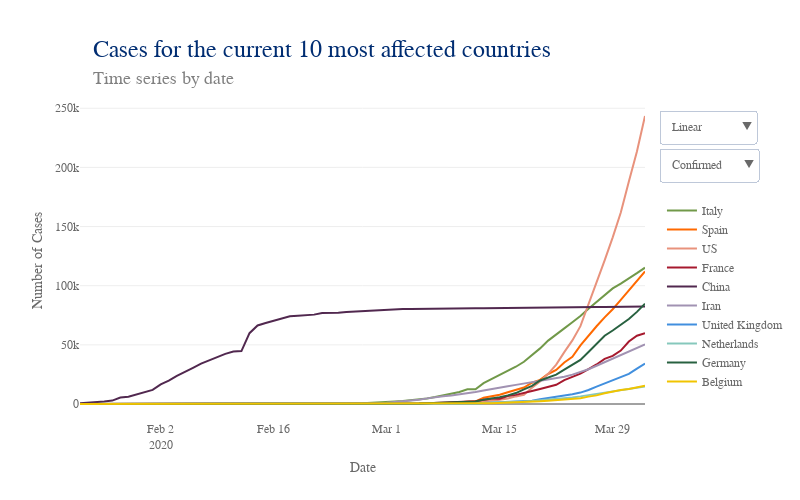

The notebook cell this image was saved under:
### Markdown cell above
## <span style="color:orange">Timelines</span>
<hr style="border: 1px solid #D3D3D3" >

### Code cell
# Plot timeline confirmed top ten countries

# Plot

data = []
for i, c in enumerate(top10_country):
    data.append(go.Scatter(x = df_merged[df_merged['Country/Region'] == c].dt,
                           y = df_merged[df_merged['Country/Region'] == c].confirmed,
                           name = c,
                           marker = dict(color = top10_col[i]),
                           hoverinfo = 'text+y',
                           hovertext = c,
                           hoverlabel = dict(bordercolor = top10_col[i], 
                                 bgcolor = 'white', 
                                 font = dict(color = top10_col[i])),
                          ))
    data.append(go.Scatter(x = df_merged[df_merged['Country/Region'] == c].dt,
                           y = df_merged[df_merged['Country/Region'] == c].deaths,
                           name = c,
                           marker = dict(color = top10_col[i]),
                           hoverinfo = 'text+y',
                           hovertext = c,
                           hoverlabel = dict(bordercolor = top10_col[i], 
                                 bgcolor = 'white', 
                                 font = dict(color = top10_col[i])),
                           showlegend = False,
                           visible = False
                          ))

conf_visible = [True, False, True, False, True, False, True, False, True, False, 
                True, False, True, False, True, False, True, False, True, False] 
death_visible = [False, True, False, True, False, True, False, True, False, True, 
                 False, True, False, True, False, True, False, True, False, True]

lay = go.Layout(width = 800, 
                height = 500, 
                #bargap = 0.2,
                xaxis = dict(title='Date',
                             nticks = 10,
                             rangemode = 'nonnegative',
                             zeroline = False,
                             showgrid = False,
                            ),
                yaxis = dict(title='Number of Cases',
                             type = 'linear',
                            ),
                hovermode = 'closest',
                font = dict(size = label_size,
                            family = label_font,
                            color = label_col,
                           ),
                legend = dict(x = 1.03, 
                              y = 0.7),
                annotations=[dict(x = 0.02,
                                  y = 1.2,
                                  showarrow = False,
                                  text = 'Cases for the current 10 most affected countries',
                                  xref = 'paper',
                                  yref = 'paper',
                                  font=dict(
                                      family = title_font,
                                      size = title_size,
                                      color = title_col,),
                                 ),
                             dict(x = 0.02,
                                  y = 1.1,
                                  showarrow = False,
                                  text = 'Time series by date',
                                  xref = 'paper',
                                  yref = 'paper',
                                  font=dict(
                                      family = subtitle_font,
                                      size = subtitle_size,
                                      color = subtitle_col,),
                                 ),
                            ],
                updatemenus=[dict(buttons=list([dict(args = ["yaxis.type", 'linear'],
                                                     label = 'Linear',
                                                     method = 'relayout'
                                                    ),
                                                dict(
                                                    args = ["yaxis.type", 'log'],
                                                    label = 'Logarithmic',
                                                    method = 'relayout'
                                                )
                                               ]),
                                  direction = "down",
                                  pad = {"r": 10, "t": 10},
                                  showactive = True,
                                  x = 1.025,
                                  xanchor = 'left',
                                  y = 1.00,
                                  yanchor = 'top'
                                 ),
                             dict(buttons=list([dict(args = [{'visible': conf_visible, 'showlegend' : True }],
                                                     label = 'Confirmed   ',
                                                     method = 'restyle'
                                                    ),
                                                dict(args = [{'visible': death_visible, 'showlegend' : True }],
                                                     label = 'Deaths',
                                                     method = 'restyle'
                                                    ),
                                               ]),
                                  direction = "down",
                                  pad = {"r": 10, "t": 10},
                                  showactive = True,
                                  x = 1.025,
                                  xanchor = 'left',
                                  y = 0.88,
                                  yanchor = 'top'
                                 ),
                            ]
               )


fig = dict(data=data, layout=lay)
plotly.offline.iplot(fig)

### Figure 1 — Plotly figure (JSON) as saved in the notebook; plotly's stock layout.template omitted (floating-point values rounded to 4 significant figures)
{"data": [{"hoverinfo": "text+y", "hoverlabel": {"bgcolor": "white", "bordercolor": "#719949", "font": {"color": "#719949"}}, "hovertext": "Italy", "marker": {"color": "#719949"}, "name": "Italy", "type": "scatter", "uid": "442fb6ba-75be-11ea-b5ab-8c8590b56c5d", "x": ["2020-01-23", "2020-01-24", "2020-01-25", "2020-01-26", "2020-01-27", "2020-01-28", "2020-01-29", "2020-01-30", "2020-01-31", "2020-02-01", "2020-02-02", "2020-02-03", "2020-02-04", "2020-02-05", "2020-02-06", "2020-02-07", "2020-02-08", "2020-02-09", "2020-02-10", "2020-02-11", "2020-02-12", "2020-02-13", "2020-02-14", "2020-02-15", "2020-02-16", "2020-02-17", "2020-02-18", "2020-02-19", "2020-02-20", "2020-02-21", "2020-02-22", "2020-02-23", "2020-02-24", "2020-02-25", "2020-02-26", "2020-02-27", "2020-02-28", "2020-02-29", "2020-03-01", "2020-03-02", "2020-03-03", "2020-03-04", "2020-03-05", "2020-03-06", "2020-03-07", "2020-03-08", "2020-03-09", "2020-03-10", "2020-03-11", "2020-03-12", "2020-03-13", "2020-03-14", "2020-03-15", "2020-03-16", "2020-03-17", "2020-03-18", "2020-03-19", "2020-03-20", "2020-03-21", "2020-03-22", "2020-03-23", "2020-03-24", "2020-03-25", "2020-03-26", "2020-03-27", "2020-03-28", "2020-03-29", "2020-03-30", "2020-03-31", "2020-04-01", "2020-04-02"], "y": [0, 0, 0, 0, 0, 0, 0, 0, 2, 2, 2, 2, 2, 2, 2, 3, 3, 3, 3, 3, 3, 3, 3, 3, 3, 3, 3, 3, 3, 20, 62, 155, 229, 322, 453, 655, 888, 1128, 1694, 2036, 2502, 3089, 3858, 4636, 5883, 7375, 9172, 10149, 12462, 12462, 17660, 21157, 24747, 27980, 31506, 35713, 41035, 47021, 53578, 59138, 63927, 69176, 74386, 80589, 86498, 92472, 97689, 101739, 105792, 110574, 115242]}, {"hoverinfo": "text+y", "hoverlabel": {"bgcolor": "white", "bordercolor": "#719949", "font": {"color": "#719949"}}, "hovertext": "Italy", "marker": {"color": "#719949"}, "name": "Italy", "showlegend": false, "type": "scatter", "uid": "442fb94c-75be-11ea-bfb6-8c8590b56c5d", "visible": false, "x": ["2020-01-23", "2020-01-24", "2020-01-25", "2020-01-26", "2020-01-27", "2020-01-28", "2020-01-29", "2020-01-30", "2020-01-31", "2020-02-01", "2020-02-02", "2020-02-03", "2020-02-04", "2020-02-05", "2020-02-06", "2020-02-07", "2020-02-08", "2020-02-09", "2020-02-10", "2020-02-11", "2020-02-12", "2020-02-13", "2020-02-14", "2020-02-15", "2020-02-16", "2020-02-17", "2020-02-18", "2020-02-19", "2020-02-20", "2020-02-21", "2020-02-22", "2020-02-23", "2020-02-24", "2020-02-25", "2020-02-26", "2020-02-27", "2020-02-28", "2020-02-29", "2020-03-01", "2020-03-02", "2020-03-03", "2020-03-04", "2020-03-05", "2020-03-06", "2020-03-07", "2020-03-08", "2020-03-09", "2020-03-10", "2020-03-11", "2020-03-12", "2020-03-13", "2020-03-14", "2020-03-15", "2020-03-16", "2020-03-17", "2020-03-18", "2020-03-19", "2020-03-20", "2020-03-21", "2020-03-22", "2020-03-23", "2020-03-24", "2020-03-25", "2020-03-26", "2020-03-27", "2020-03-28", "2020-03-29", "2020-03-30", "2020-03-31", "2020-04-01", "2020-04-02"], "y": [0, 0, 0, 0, 0, 0, 0, 0, 0, 0, 0, 0, 0, 0, 0, 0, 0, 0, 0, 0, 0, 0, 0, 0, 0, 0, 0, 0, 0, 1, 2, 3, 7, 10, 12, 17, 21, 29, 34, 52, 79, 107, 148, 197, 233, 366, 463, 631, 827, 827, 1266, 1441, 1809, 2158, 2503, 2978, 3405, 4032, 4825, 5476, 6077, 6820, 7503, 8215, 9134, 10023, 10779, 11591, 12428, 13155, 13915]}, {"hoverinfo": "text+y", "hoverlabel": {"bgcolor": "white", "bordercolor": "#FF6900", "font": {"color": "#FF6900"}}, "hovertext": "Spain", "marker": {"color": "#FF6900"}, "name": "Spain", "type": "scatter", "uid": "442fba64-75be-11ea-ae43-8c8590b56c5d", "x": ["2020-01-23", "2020-01-24", "2020-01-25", "2020-01-26", "2020-01-27", "2020-01-28", "2020-01-29", "2020-01-30", "2020-01-31", "2020-02-01", "2020-02-02", "2020-02-03", "2020-02-04", "2020-02-05", "2020-02-06", "2020-02-07", "2020-02-08", "2020-02-09", "2020-02-10", "2020-02-11", "2020-02-12", "2020-02-13", "2020-02-14", "2020-02-15", "2020-02-16", "2020-02-17", "2020-02-18", "2020-02-19", "2020-02-20", "2020-02-21", "2020-02-22", "2020-02-23", "2020-02-24", "2020-02-25", "2020-02-26", "2020-02-27", "2020-02-28", "2020-02-29", "2020-03-01", "2020-03-02", "2020-03-03", "2020-03-04", "2020-03-05", "2020-03-06", "2020-03-07", "2020-03-08", "2020-03-09", "2020-03-10", "2020-03-11", "2020-03-12", "2020-03-13", "2020-03-14", "2020-03-15", "2020-03-16", "2020-03-17", "2020-03-18", "2020-03-19", "2020-03-20", "2020-03-21", "2020-03-22", "2020-03-23", "2020-03-24", "2020-03-25", "2020-03-26", "2020-03-27", "2020-03-28", "2020-03-29", "2020-03-30", "2020-03-31", "2020-04-01", "2020-04-02"], "y": [0, 0, 0, 0, 0, 0, 0, 0, 0, 1, 1, 1, 1, 1, 1, 1, 1, 2, 2, 2, 2, 2, 2, 2, 2, 2, 2, 2, 2, 2, 2, 2, 2, 6, 13, 15, 32, 45, 84, 120, 165, 222, 259, 400, 500, 673, 1073, 1695, 2277, 2277, 5232, 6391, 7798, 9942, 11748, 13910, 17963, 20410, 25374, 28768, 35136, 39885, 49515, 57786, 65719, 73235, 80110, 87956, 95923, 104118, 112065]}, {"hoverinfo": "text+y", "hoverlabel": {"bgcolor": "white", "bordercolor": "#FF6900", "font": {"color": "#FF6900"}}, "hovertext": "Spain", "marker": {"color": "#FF6900"}, "name": "Spain", "showlegend": false, "type": "scatter", "uid": "442fbb5e-75be-11ea-8438-8c8590b56c5d", "visible": false, "x": ["2020-01-23", "2020-01-24", "2020-01-25", "2020-01-26", "2020-01-27", "2020-01-28", "2020-01-29", "2020-01-30", "2020-01-31", "2020-02-01", "2020-02-02", "2020-02-03", "2020-02-04", "2020-02-05", "2020-02-06", "2020-02-07", "2020-02-08", "2020-02-09", "2020-02-10", "2020-02-11", "2020-02-12", "2020-02-13", "2020-02-14", "2020-02-15", "2020-02-16", "2020-02-17", "2020-02-18", "2020-02-19", "2020-02-20", "2020-02-21", "2020-02-22", "2020-02-23", "2020-02-24", "2020-02-25", "2020-02-26", "2020-02-27", "2020-02-28", "2020-02-29", "2020-03-01", "2020-03-02", "2020-03-03", "2020-03-04", "2020-03-05", "2020-03-06", "2020-03-07", "2020-03-08", "2020-03-09", "2020-03-10", "2020-03-11", "2020-03-12", "2020-03-13", "2020-03-14", "2020-03-15", "2020-03-16", "2020-03-17", "2020-03-18", "2020-03-19", "2020-03-20", "2020-03-21", "2020-03-22", "2020-03-23", "2020-03-24", "2020-03-25", "2020-03-26", "2020-03-27", "2020-03-28", "2020-03-29", "2020-03-30", "2020-03-31", "2020-04-01", "2020-04-02"], "y": [0, 0, 0, 0, 0, 0, 0, 0, 0, 0, 0, 0, 0, 0, 0, 0, 0, 0, 0, 0, 0, 0, 0, 0, 0, 0, 0, 0, 0, 0, 0, 0, 0, 0, 0, 0, 0, 0, 0, 0, 1, 2, 3, 5, 10, 17, 28, 35, 54, 55, 133, 195, 289, 342, 533, 623, 830, 1043, 1375, 1772, 2311, 2808, 3647, 4365, 5138, 5982, 6803, 7716, 8464, 9387, 10348]}, {"hoverinfo": "text+y", "hoverlabel": {"bgcolor": "white", "bordercolor": "#E8927C", "font": {"color": "#E8927C"}}, "hovertext": "US", "marker": {"color": "#E8927C"}, "name": "US", "type": "scatter", "uid": "442fbc5a-75be-11ea-baa2-8c8590b56c5d", "x": ["2020-01-23", "2020-01-24", "2020-01-25", "2020-01-26", "2020-01-27", "2020-01-28", "2020-01-29", "2020-01-30", "2020-01-31", "2020-02-01", "2020-02-02", "2020-02-03", "2020-02-04", "2020-02-05", "2020-02-06", "2020-02-07", "2020-02-08", "2020-02-09", "2020-02-10", "2020-02-11", "2020-02-12", "2020-02-13", "2020-02-14", "2020-02-15", "2020-02-16", "2020-02-17", "2020-02-18", "2020-02-19", "2020-02-20", "2020-02-21", "2020-02-22", "2020-02-23", "2020-02-24", "2020-02-25", "2020-02-26", "2020-02-27", "2020-02-28", "2020-02-29", "2020-03-01", "2020-03-02", "2020-03-03", "2020-03-04", "2020-03-05", "2020-03-06", "2020-03-07", "2020-03-08", "2020-03-09", "2020-03-10", "2020-03-11", "2020-03-12", "2020-03-13", "2020-03-14", "2020-03-15", "2020-03-16", "2020-03-17", "2020-03-18", "2020-03-19", "2020-03-20", "2020-03-21", "2020-03-22", "2020-03-23", "2020-03-24", "2020-03-25", "2020-03-26", "2020-03-27", "2020-03-28", "2020-03-29", "2020-03-30", "2020-03-31", "2020-04-01", "2020-04-02"], "y": [1, 2, 2, 5, 5, 5, 5, 5, 7, 8, 8, 11, 11, 11, 11, 11, 11, 11, 11, 12, 12, 13, 13, 13, 13, 13, 13, 13, 13, 15, 15, 15, 51, 51, 57, 58, 60, 68, 74, 98, 118, 149, 217, 262, 402, 518, 583, 959, 1281, 1663, 2179, 2727, 3499, 4632, 6421, 7783, 13677, 19100, 25489, 33276, 43847, 53740, 65778, 83836, 101657, 121478, 140886, 161807, 188172, 213372, 243453]}, {"hoverinfo": "text+y", "hoverlabel": {"bgcolor": "white", "bordercolor": "#E8927C", "font": {"color": "#E8927C"}}, "hovertext": "US", "marker": {"color": "#E8927C"}, "name": "US", "showlegend": false, "type": "scatter", "uid": "442fbd40-75be-11ea-953f-8c8590b56c5d", "visible": false, "x": ["2020-01-23", "2020-01-24", "2020-01-25", "2020-01-26", "2020-01-27", "2020-01-28", "2020-01-29", "2020-01-30", "2020-01-31", "2020-02-01", "2020-02-02", "2020-02-03", "2020-02-04", "2020-02-05", "2020-02-06", "2020-02-07", "2020-02-08", "2020-02-09", "2020-02-10", "2020-02-11", "2020-02-12", "2020-02-13", "2020-02-14", "2020-02-15", "2020-02-16", "2020-02-17", "2020-02-18", "2020-02-19", "2020-02-20", "2020-02-21", "2020-02-22", "2020-02-23", "2020-02-24", "2020-02-25", "2020-02-26", "2020-02-27", "2020-02-28", "2020-02-29", "2020-03-01", "2020-03-02", "2020-03-03", "2020-03-04", "2020-03-05", "2020-03-06", "2020-03-07", "2020-03-08", "2020-03-09", "2020-03-10", "2020-03-11", "2020-03-12", "2020-03-13", "2020-03-14", "2020-03-15", "2020-03-16", "2020-03-17", "2020-03-18", "2020-03-19", "2020-03-20", "2020-03-21", "2020-03-22", "2020-03-23", "2020-03-24", "2020-03-25", "2020-03-26", "2020-03-27", "2020-03-28", "2020-03-29", "2020-03-30", "2020-03-31", "2020-04-01", "2020-04-02"], "y": [0, 0, 0, 0, 0, 0, 0, 0, 0, 0, 0, 0, 0, 0, 0, 0, 0, 0, 0, 0, 0, 0, 0, 0, 0, 0, 0, 0, 0, 0, 0, 0, 0, 0, 0, 0, 0, 1, 1, 6, 7, 11, 12, 14, 17, 21, 22, 28, 36, 40, 47, 54, 63, 85, 108, 118, 200, 244, 307, 417, 557, 706, 942, 1209, 1581, 2026, 2467, 2978, 3873, 4757, 5926]}, {"hoverinfo": "text+y", "hoverlabel": {"bgcolor": "white", "bordercolor": "#A6192E", "font": {"color": "#A6192E"}}, "hovertext": "France", "marker": {"color": "#A6192E"}, "name": "France", "type": "scatter", "uid": "442fbe30-75be-11ea-825e-8c8590b56c5d", "x": ["2020-01-23", "2020-01-24", "2020-01-25", "2020-01-26", "2020-01-27", "2020-01-28", "2020-01-29", "2020-01-30", "2020-01-31", "2020-02-01", "2020-02-02", "2020-02-03", "2020-02-04", "2020-02-05", "2020-02-06", "2020-02-07", "2020-02-08", "2020-02-09", "2020-02-10", "2020-02-11", "2020-02-12", "2020-02-13", "2020-02-14", "2020-02-15", "2020-02-16", "2020-02-17", "2020-02-18", "2020-02-19", "2020-02-20", "2020-02-21", "2020-02-22", "2020-02-23", "2020-02-24", "2020-02-25", "2020-02-26", "2020-02-27", "2020-02-28", "2020-02-29", "2020-03-01", "2020-03-02", "2020-03-03", "2020-03-04", "2020-03-05", "2020-03-06", "2020-03-07", "2020-03-08", "2020-03-09", "2020-03-10", "2020-03-11", "2020-03-12", "2020-03-13", "2020-03-14", "2020-03-15", "2020-03-16", "2020-03-17", "2020-03-18", "2020-03-19", "2020-03-20", "2020-03-21", "2020-03-22", "2020-03-23", "2020-03-24", "2020-03-25", "2020-03-26", "2020-03-27", "2020-03-28", "2020-03-29", "2020-03-30", "2020-03-31", "2020-04-01", "2020-04-02"], "y": [0, 2, 3, 3, 3, 4, 5, 5, 5, 6, 6, 6, 6, 6, 6, 6, 11, 11, 11, 11, 11, 11, 11, 12, 12, 12, 12, 12, 12, 12, 12, 12, 12, 14, 18, 38, 57, 100, 130, 191, 204, 288, 380, 656, 959, 1136, 1219, 1794, 2293, 2293, 3681, 4496, 4532, 6683, 7715, 9124, 10970, 12758, 14463, 16243, 20123, 22622, 25600, 29551, 33402, 38105, 40708, 45170, 52827, 57749, 59929]}, {"hoverinfo": "text+y", "hoverlabel": {"bgcolor": "white", "bordercolor": "#A6192E", "font": {"color": "#A6192E"}}, "hovertext": "France", "marker": {"color": "#A6192E"}, "name": "France", "showlegend": false, "type": "scatter", "uid": "442fbf18-75be-11ea-9995-8c8590b56c5d", "visible": false, "x": ["2020-01-23", "2020-01-24", "2020-01-25", "2020-01-26", "2020-01-27", "2020-01-28", "2020-01-29", "2020-01-30", "2020-01-31", "2020-02-01", "2020-02-02", "2020-02-03", "2020-02-04", "2020-02-05", "2020-02-06", "2020-02-07", "2020-02-08", "2020-02-09", "2020-02-10", "2020-02-11", "2020-02-12", "2020-02-13", "2020-02-14", "2020-02-15", "2020-02-16", "2020-02-17", "2020-02-18", "2020-02-19", "2020-02-20", "2020-02-21", "2020-02-22", "2020-02-23", "2020-02-24", "2020-02-25", "2020-02-26", "2020-02-27", "2020-02-28", "2020-02-29", "2020-03-01", "2020-03-02", "2020-03-03", "2020-03-04", "2020-03-05", "2020-03-06", "2020-03-07", "2020-03-08", "2020-03-09", "2020-03-10", "2020-03-11", "2020-03-12", "2020-03-13", "2020-03-14", "2020-03-15", "2020-03-16", "2020-03-17", "2020-03-18", "2020-03-19", "2020-03-20", "2020-03-21", "2020-03-22", "2020-03-23", "2020-03-24", "2020-03-25", "2020-03-26", "2020-03-27", "2020-03-28", "2020-03-29", "2020-03-30", "2020-03-31", "2020-04-01", "2020-04-02"], "y": [0, 0, 0, 0, 0, 0, 0, 0, 0, 0, 0, 0, 0, 0, 0, 0, 0, 0, 0, 0, 0, 0, 0, 1, 1, 1, 1, 1, 1, 1, 1, 1, 1, 1, 2, 2, 2, 2, 2, 3, 4, 4, 6, 9, 11, 19, 19, 33, 48, 48, 79, 91, 91, 149, 149, 149, 244, 451, 563, 676, 862, 1102, 1333, 1698, 1997, 2317, 2611, 3030, 3532, 4043, 5398]}, {"hoverinfo": "text+y", "hoverlabel": {"bgcolor": "white", "bordercolor": "#51284F", "font": {"color": "#51284F"}}, "hovertext": "China", "marker": {"color": "#51284F"}, "name": "China", "type": "scatter", "uid": "442fbffa-75be-11ea-b982-8c8590b56c5d", "x": ["2020-01-23", "2020-01-24", "2020-01-25", "2020-01-26", "2020-01-27", "2020-01-28", "2020-01-29", "2020-01-30", "2020-01-31", "2020-02-01", "2020-02-02", "2020-02-03", "2020-02-04", "2020-02-05", "2020-02-06", "2020-02-07", "2020-02-08", "2020-02-09", "2020-02-10", "2020-02-11", "2020-02-12", "2020-02-13", "2020-02-14", "2020-02-15", "2020-02-16", "2020-02-17", "2020-02-18", "2020-02-19", "2020-02-20", "2020-02-21", "2020-02-22", "2020-02-23", "2020-02-24", "2020-02-25", "2020-02-26", "2020-02-27", "2020-02-28", "2020-02-29", "2020-03-01", "2020-03-02", "2020-03-03", "2020-03-04", "2020-03-05", "2020-03-06", "2020-03-07", "2020-03-08", "2020-03-09", "2020-03-10", "2020-03-11", "2020-03-12", "2020-03-13", "2020-03-14", "2020-03-15", "2020-03-16", "2020-03-17", "2020-03-18", "2020-03-19", "2020-03-20", "2020-03-21", "2020-03-22", "2020-03-23", "2020-03-24", "2020-03-25", "2020-03-26", "2020-03-27", "2020-03-28", "2020-03-29", "2020-03-30", "2020-03-31", "2020-04-01", "2020-04-02"], "y": [643, 920, 1406, 2075, 2877, 5509, 6087, 8141, 9802, 11891, 16630, 19716, 23707, 27440, 30587, 34110, 36814, 39829, 42354, 44386, 44759, 59895, 66358, 68413, 70513, 72434, 74211, 74619, 75077, 75550, 77001, 77022, 77241, 77754, 78166, 78600, 78928, 79356, 79932, 80136, 80261, 80386, 80537, 80690, 80770, 80823, 80860, 80887, 80921, 80932, 80945, 80977, 81003, 81033, 81058, 81102, 81156, 81250, 81305, 81435, 81498, 81591, 81661, 81782, 81897, 81999, 82122, 82198, 82279, 82361, 82432]}, {"hoverinfo": "text+y", "hoverlabel": {"bgcolor": "white", "bordercolor": "#51284F", "font": {"color": "#51284F"}}, "hovertext": "China", "marker": {"color": "#51284F"}, "name": "China", "showlegend": false, "type": "scatter", "uid": "442fc0e4-75be-11ea-b3a0-8c8590b56c5d", "visible": false, "x": ["2020-01-23", "2020-01-24", "2020-01-25", "2020-01-26", "2020-01-27", "2020-01-28", "2020-01-29", "2020-01-30", "2020-01-31", "2020-02-01", "2020-02-02", "2020-02-03", "2020-02-04", "2020-02-05", "2020-02-06", "2020-02-07", "2020-02-08", "2020-02-09", "2020-02-10", "2020-02-11", "2020-02-12", "2020-02-13", "2020-02-14", "2020-02-15", "2020-02-16", "2020-02-17", "2020-02-18", "2020-02-19", "2020-02-20", "2020-02-21", "2020-02-22", "2020-02-23", "2020-02-24", "2020-02-25", "2020-02-26", "2020-02-27", "2020-02-28", "2020-02-29", "2020-03-01", "2020-03-02", "2020-03-03", "2020-03-04", "2020-03-05", "2020-03-06", "2020-03-07", "2020-03-08", "2020-03-09", "2020-03-10", "2020-03-11", "2020-03-12", "2020-03-13", "2020-03-14", "2020-03-15", "2020-03-16", "2020-03-17", "2020-03-18", "2020-03-19", "2020-03-20", "2020-03-21", "2020-03-22", "2020-03-23", "2020-03-24", "2020-03-25", "2020-03-26", "2020-03-27", "2020-03-28", "2020-03-29", "2020-03-30", "2020-03-31", "2020-04-01", "2020-04-02"], "y": [18, 26, 42, 56, 82, 131, 133, 171, 213, 259, 361, 425, 491, 563, 633, 718, 805, 905, 1012, 1112, 1117, 1369, 1521, 1663, 1766, 1864, 2003, 2116, 2238, 2238, 2443, 2445, 2595, 2665, 2717, 2746, 2790, 2837, 2872, 2914, 2947, 2983, 3015, 3044, 3072, 3100, 3123, 3139, 3161, 3172, 3180, 3193, 3203, 3217, 3230, 3241, 3249, 3253, 3259, 3274, 3274, 3281, 3285, 3291, 3296, 3299, 3304, 3308, 3309, 3316, 3322]}, {"hoverinfo": "text+y", "hoverlabel": {"bgcolor": "white", "bordercolor": "#A192B2", "font": {"color": "#A192B2"}}, "hovertext": "Iran", "marker": {"color": "#A192B2"}, "name": "Iran", "type": "scatter", "uid": "442fc1c8-75be-11ea-b905-8c8590b56c5d", "x": ["2020-01-23", "2020-01-24", "2020-01-25", "2020-01-26", "2020-01-27", "2020-01-28", "2020-01-29", "2020-01-30", "2020-01-31", "2020-02-01", "2020-02-02", "2020-02-03", "2020-02-04", "2020-02-05", "2020-02-06", "2020-02-07", "2020-02-08", "2020-02-09", "2020-02-10", "2020-02-11", "2020-02-12", "2020-02-13", "2020-02-14", "2020-02-15", "2020-02-16", "2020-02-17", "2020-02-18", "2020-02-19", "2020-02-20", "2020-02-21", "2020-02-22", "2020-02-23", "2020-02-24", "2020-02-25", "2020-02-26", "2020-02-27", "2020-02-28", "2020-02-29", "2020-03-01", "2020-03-02", "2020-03-03", "2020-03-04", "2020-03-05", "2020-03-06", "2020-03-07", "2020-03-08", "2020-03-09", "2020-03-10", "2020-03-11", "2020-03-12", "2020-03-13", "2020-03-14", "2020-03-15", "2020-03-16", "2020-03-17", "2020-03-18", "2020-03-19", "2020-03-20", "2020-03-21", "2020-03-22", "2020-03-23", "2020-03-24", "2020-03-25", "2020-03-26", "2020-03-27", "2020-03-28", "2020-03-29", "2020-03-30", "2020-03-31", "2020-04-01", "2020-04-02"], "y": [0, 0, 0, 0, 0, 0, 0, 0, 0, 0, 0, 0, 0, 0, 0, 0, 0, 0, 0, 0, 0, 0, 0, 0, 0, 0, 0, 2, 5, 18, 28, 43, 61, 95, 139, 245, 388, 593, 978, 1501, 2336, 2922, 3513, 4747, 5823, 6566, 7161, 8042, 9000, 10075, 11364, 12729, 13938, 14991, 16169, 17361, 18407, 19644, 20610, 21638, 23049, 24811, 27017, 29406, 32332, 35408, 38309, 41495, 44605, 47593, 50468]}, {"hoverinfo": "text+y", "hoverlabel": {"bgcolor": "white", "bordercolor": "#A192B2", "font": {"color": "#A192B2"}}, "hovertext": "Iran", "marker": {"color": "#A192B2"}, "name": "Iran", "showlegend": false, "type": "scatter", "uid": "442fc2ae-75be-11ea-8e04-8c8590b56c5d", "visible": false, "x": ["2020-01-23", "2020-01-24", "2020-01-25", "2020-01-26", "2020-01-27", "2020-01-28", "2020-01-29", "2020-01-30", "2020-01-31", "2020-02-01", "2020-02-02", "2020-02-03", "2020-02-04", "2020-02-05", "2020-02-06", "2020-02-07", "2020-02-08", "2020-02-09", "2020-02-10", "2020-02-11", "2020-02-12", "2020-02-13", "2020-02-14", "2020-02-15", "2020-02-16", "2020-02-17", "2020-02-18", "2020-02-19", "2020-02-20", "2020-02-21", "2020-02-22", "2020-02-23", "2020-02-24", "2020-02-25", "2020-02-26", "2020-02-27", "2020-02-28", "2020-02-29", "2020-03-01", "2020-03-02", "2020-03-03", "2020-03-04", "2020-03-05", "2020-03-06", "2020-03-07", "2020-03-08", "2020-03-09", "2020-03-10", "2020-03-11", "2020-03-12", "2020-03-13", "2020-03-14", "2020-03-15", "2020-03-16", "2020-03-17", "2020-03-18", "2020-03-19", "2020-03-20", "2020-03-21", "2020-03-22", "2020-03-23", "2020-03-24", "2020-03-25", "2020-03-26", "2020-03-27", "2020-03-28", "2020-03-29", "2020-03-30", "2020-03-31", "2020-04-01", "2020-04-02"], "y": [0, 0, 0, 0, 0, 0, 0, 0, 0, 0, 0, 0, 0, 0, 0, 0, 0, 0, 0, 0, 0, 0, 0, 0, 0, 0, 0, 2, 2, 4, 5, 8, 12, 16, 19, 26, 34, 43, 54, 66, 77, 92, 107, 124, 145, 194, 237, 291, 354, 429, 514, 611, 724, 853, 988, 1135, 1284, 1433, 1556, 1685, 1812, 1934, 2077, 2234, 2378, 2517, 2640, 2757, 2898, 3036, 3160]}, {"hoverinfo": "text+y", "hoverlabel": {"bgcolor": "white", "bordercolor": "#418FDE", "font": {"color": "#418FDE"}}, "hovertext": "United Kingdom", "marker": {"color": "#418FDE"}, "name": "United Kingdom", "type": "scatter", "uid": "442fc39c-75be-11ea-adf6-8c8590b56c5d", "x": ["2020-01-23", "2020-01-24", "2020-01-25", "2020-01-26", "2020-01-27", "2020-01-28", "2020-01-29", "2020-01-30", "2020-01-31", "2020-02-01", "2020-02-02", "2020-02-03", "2020-02-04", "2020-02-05", "2020-02-06", "2020-02-07", "2020-02-08", "2020-02-09", "2020-02-10", "2020-02-11", "2020-02-12", "2020-02-13", "2020-02-14", "2020-02-15", "2020-02-16", "2020-02-17", "2020-02-18", "2020-02-19", "2020-02-20", "2020-02-21", "2020-02-22", "2020-02-23", "2020-02-24", "2020-02-25", "2020-02-26", "2020-02-27", "2020-02-28", "2020-02-29", "2020-03-01", "2020-03-02", "2020-03-03", "2020-03-04", "2020-03-05", "2020-03-06", "2020-03-07", "2020-03-08", "2020-03-09", "2020-03-10", "2020-03-11", "2020-03-12", "2020-03-13", "2020-03-14", "2020-03-15", "2020-03-16", "2020-03-17", "2020-03-18", "2020-03-19", "2020-03-20", "2020-03-21", "2020-03-22", "2020-03-23", "2020-03-24", "2020-03-25", "2020-03-26", "2020-03-27", "2020-03-28", "2020-03-29", "2020-03-30", "2020-03-31", "2020-04-01", "2020-04-02"], "y": [0, 0, 0, 0, 0, 0, 0, 0, 2, 2, 2, 2, 2, 2, 2, 3, 3, 3, 8, 8, 9, 9, 9, 9, 9, 9, 9, 9, 9, 9, 9, 9, 13, 13, 13, 15, 20, 23, 36, 40, 51, 86, 116, 164, 207, 274, 322, 384, 459, 459, 802, 1144, 1145, 1551, 1960, 2642, 2716, 4014, 5067, 5745, 6726, 8164, 9640, 11812, 14745, 17312, 19780, 22453, 25481, 29865, 34173]}, {"hoverinfo": "text+y", "hoverlabel": {"bgcolor": "white", "bordercolor": "#418FDE", "font": {"color": "#418FDE"}}, "hovertext": "United Kingdom", "marker": {"color": "#418FDE"}, "name": "United Kingdom", "showlegend": false, "type": "scatter", "uid": "442fc486-75be-11ea-8543-8c8590b56c5d", "visible": false, "x": ["2020-01-23", "2020-01-24", "2020-01-25", "2020-01-26", "2020-01-27", "2020-01-28", "2020-01-29", "2020-01-30", "2020-01-31", "2020-02-01", "2020-02-02", "2020-02-03", "2020-02-04", "2020-02-05", "2020-02-06", "2020-02-07", "2020-02-08", "2020-02-09", "2020-02-10", "2020-02-11", "2020-02-12", "2020-02-13", "2020-02-14", "2020-02-15", "2020-02-16", "2020-02-17", "2020-02-18", "2020-02-19", "2020-02-20", "2020-02-21", "2020-02-22", "2020-02-23", "2020-02-24", "2020-02-25", "2020-02-26", "2020-02-27", "2020-02-28", "2020-02-29", "2020-03-01", "2020-03-02", "2020-03-03", "2020-03-04", "2020-03-05", "2020-03-06", "2020-03-07", "2020-03-08", "2020-03-09", "2020-03-10", "2020-03-11", "2020-03-12", "2020-03-13", "2020-03-14", "2020-03-15", "2020-03-16", "2020-03-17", "2020-03-18", "2020-03-19", "2020-03-20", "2020-03-21", "2020-03-22", "2020-03-23", "2020-03-24", "2020-03-25", "2020-03-26", "2020-03-27", "2020-03-28", "2020-03-29", "2020-03-30", "2020-03-31", "2020-04-01", "2020-04-02"], "y": [0, 0, 0, 0, 0, 0, 0, 0, 0, 0, 0, 0, 0, 0, 0, 0, 0, 0, 0, 0, 0, 0, 0, 0, 0, 0, 0, 0, 0, 0, 0, 0, 0, 0, 0, 0, 0, 0, 0, 0, 0, 0, 1, 2, 2, 3, 4, 6, 8, 8, 8, 21, 21, 56, 56, 72, 138, 178, 234, 282, 336, 423, 466, 580, 761, 1021, 1231, 1411, 1793, 2357, 2926]}, {"hoverinfo": "text+y", "hoverlabel": {"bgcolor": "white", "bordercolor": "#86C8BC", "font": {"color": "#86C8BC"}}, "hovertext": "Netherlands", "marker": {"color": "#86C8BC"}, "name": "Netherlands", "type": "scatter", "uid": "442fc55e-75be-11ea-9722-8c8590b56c5d", "x": ["2020-01-23", "2020-01-24", "2020-01-25", "2020-01-26", "2020-01-27", "2020-01-28", "2020-01-29", "2020-01-30", "2020-01-31", "2020-02-01", "2020-02-02", "2020-02-03", "2020-02-04", "2020-02-05", "2020-02-06", "2020-02-07", "2020-02-08", "2020-02-09", "2020-02-10", "2020-02-11", "2020-02-12", "2020-02-13", "2020-02-14", "2020-02-15", "2020-02-16", "2020-02-17", "2020-02-18", "2020-02-19", "2020-02-20", "2020-02-21", "2020-02-22", "2020-02-23", "2020-02-24", "2020-02-25", "2020-02-26", "2020-02-27", "2020-02-28", "2020-02-29", "2020-03-01", "2020-03-02", "2020-03-03", "2020-03-04", "2020-03-05", "2020-03-06", "2020-03-07", "2020-03-08", "2020-03-09", "2020-03-10", "2020-03-11", "2020-03-12", "2020-03-13", "2020-03-14", "2020-03-15", "2020-03-16", "2020-03-17", "2020-03-18", "2020-03-19", "2020-03-20", "2020-03-21", "2020-03-22", "2020-03-23", "2020-03-24", "2020-03-25", "2020-03-26", "2020-03-27", "2020-03-28", "2020-03-29", "2020-03-30", "2020-03-31", "2020-04-01", "2020-04-02"], "y": [0, 0, 0, 0, 0, 0, 0, 0, 0, 0, 0, 0, 0, 0, 0, 0, 0, 0, 0, 0, 0, 0, 0, 0, 0, 0, 0, 0, 0, 0, 0, 0, 0, 0, 0, 1, 1, 6, 10, 18, 24, 38, 82, 128, 188, 265, 321, 382, 503, 503, 806, 962, 1138, 1416, 1711, 2058, 2467, 3003, 3640, 4217, 4764, 5580, 6438, 7468, 8647, 9819, 10930, 11817, 12667, 13696, 14788]}, {"hoverinfo": "text+y", "hoverlabel": {"bgcolor": "white", "bordercolor": "#86C8BC", "font": {"color": "#86C8BC"}}, "hovertext": "Netherlands", "marker": {"color": "#86C8BC"}, "name": "Netherlands", "showlegend": false, "type": "scatter", "uid": "442fc646-75be-11ea-baef-8c8590b56c5d", "visible": false, "x": ["2020-01-23", "2020-01-24", "2020-01-25", "2020-01-26", "2020-01-27", "2020-01-28", "2020-01-29", "2020-01-30", "2020-01-31", "2020-02-01", "2020-02-02", "2020-02-03", "2020-02-04", "2020-02-05", "2020-02-06", "2020-02-07", "2020-02-08", "2020-02-09", "2020-02-10", "2020-02-11", "2020-02-12", "2020-02-13", "2020-02-14", "2020-02-15", "2020-02-16", "2020-02-17", "2020-02-18", "2020-02-19", "2020-02-20", "2020-02-21", "2020-02-22", "2020-02-23", "2020-02-24", "2020-02-25", "2020-02-26", "2020-02-27", "2020-02-28", "2020-02-29", "2020-03-01", "2020-03-02", "2020-03-03", "2020-03-04", "2020-03-05", "2020-03-06", "2020-03-07", "2020-03-08", "2020-03-09", "2020-03-10", "2020-03-11", "2020-03-12", "2020-03-13", "2020-03-14", "2020-03-15", "2020-03-16", "2020-03-17", "2020-03-18", "2020-03-19", "2020-03-20", "2020-03-21", "2020-03-22", "2020-03-23", "2020-03-24", "2020-03-25", "2020-03-26", "2020-03-27", "2020-03-28", "2020-03-29", "2020-03-30", "2020-03-31", "2020-04-01", "2020-04-02"], "y": [0, 0, 0, 0, 0, 0, 0, 0, 0, 0, 0, 0, 0, 0, 0, 0, 0, 0, 0, 0, 0, 0, 0, 0, 0, 0, 0, 0, 0, 0, 0, 0, 0, 0, 0, 0, 0, 0, 0, 0, 0, 0, 0, 1, 1, 3, 3, 4, 5, 5, 10, 12, 20, 24, 43, 58, 77, 107, 137, 180, 214, 277, 357, 435, 547, 640, 772, 865, 1040, 1175, 1341]}, {"hoverinfo": "text+y", "hoverlabel": {"bgcolor": "white", "bordercolor": "#286140", "font": {"color": "#286140"}}, "hovertext": "Germany", "marker": {"color": "#286140"}, "name": "Germany", "type": "scatter", "uid": "442fc724-75be-11ea-82a4-8c8590b56c5d", "x": ["2020-01-23", "2020-01-24", "2020-01-25", "2020-01-26", "2020-01-27", "2020-01-28", "2020-01-29", "2020-01-30", "2020-01-31", "2020-02-01", "2020-02-02", "2020-02-03", "2020-02-04", "2020-02-05", "2020-02-06", "2020-02-07", "2020-02-08", "2020-02-09", "2020-02-10", "2020-02-11", "2020-02-12", "2020-02-13", "2020-02-14", "2020-02-15", "2020-02-16", "2020-02-17", "2020-02-18", "2020-02-19", "2020-02-20", "2020-02-21", "2020-02-22", "2020-02-23", "2020-02-24", "2020-02-25", "2020-02-26", "2020-02-27", "2020-02-28", "2020-02-29", "2020-03-01", "2020-03-02", "2020-03-03", "2020-03-04", "2020-03-05", "2020-03-06", "2020-03-07", "2020-03-08", "2020-03-09", "2020-03-10", "2020-03-11", "2020-03-12", "2020-03-13", "2020-03-14", "2020-03-15", "2020-03-16", "2020-03-17", "2020-03-18", "2020-03-19", "2020-03-20", "2020-03-21", "2020-03-22", "2020-03-23", "2020-03-24", "2020-03-25", "2020-03-26", "2020-03-27", "2020-03-28", "2020-03-29", "2020-03-30", "2020-03-31", "2020-04-01", "2020-04-02"], "y": [0, 0, 0, 0, 1, 4, 4, 4, 5, 8, 10, 12, 12, 12, 12, 13, 13, 14, 14, 16, 16, 16, 16, 16, 16, 16, 16, 16, 16, 16, 16, 16, 16, 17, 27, 46, 48, 79, 130, 159, 196, 262, 482, 670, 799, 1040, 1176, 1457, 1908, 2078, 3675, 4585, 5795, 7272, 9257, 12327, 15320, 19848, 22213, 24873, 29056, 32986, 37323, 43938, 50871, 57695, 62095, 66885, 71808, 77872, 84794]}, {"hoverinfo": "text+y", "hoverlabel": {"bgcolor": "white", "bordercolor": "#286140", "font": {"color": "#286140"}}, "hovertext": "Germany", "marker": {"color": "#286140"}, "name": "Germany", "showlegend": false, "type": "scatter", "uid": "442fc7fe-75be-11ea-9f79-8c8590b56c5d", "visible": false, "x": ["2020-01-23", "2020-01-24", "2020-01-25", "2020-01-26", "2020-01-27", "2020-01-28", "2020-01-29", "2020-01-30", "2020-01-31", "2020-02-01", "2020-02-02", "2020-02-03", "2020-02-04", "2020-02-05", "2020-02-06", "2020-02-07", "2020-02-08", "2020-02-09", "2020-02-10", "2020-02-11", "2020-02-12", "2020-02-13", "2020-02-14", "2020-02-15", "2020-02-16", "2020-02-17", "2020-02-18", "2020-02-19", "2020-02-20", "2020-02-21", "2020-02-22", "2020-02-23", "2020-02-24", "2020-02-25", "2020-02-26", "2020-02-27", "2020-02-28", "2020-02-29", "2020-03-01", "2020-03-02", "2020-03-03", "2020-03-04", "2020-03-05", "2020-03-06", "2020-03-07", "2020-03-08", "2020-03-09", "2020-03-10", "2020-03-11", "2020-03-12", "2020-03-13", "2020-03-14", "2020-03-15", "2020-03-16", "2020-03-17", "2020-03-18", "2020-03-19", "2020-03-20", "2020-03-21", "2020-03-22", "2020-03-23", "2020-03-24", "2020-03-25", "2020-03-26", "2020-03-27", "2020-03-28", "2020-03-29", "2020-03-30", "2020-03-31", "2020-04-01", "2020-04-02"], "y": [0, 0, 0, 0, 0, 0, 0, 0, 0, 0, 0, 0, 0, 0, 0, 0, 0, 0, 0, 0, 0, 0, 0, 0, 0, 0, 0, 0, 0, 0, 0, 0, 0, 0, 0, 0, 0, 0, 0, 0, 0, 0, 0, 0, 0, 0, 2, 2, 3, 3, 7, 9, 11, 17, 24, 28, 44, 67, 84, 94, 123, 157, 206, 267, 342, 433, 533, 645, 775, 920, 1107]}, {"hoverinfo": "text+y", "hoverlabel": {"bgcolor": "white", "bordercolor": "#F1C400", "font": {"color": "#F1C400"}}, "hovertext": "Belgium", "marker": {"color": "#F1C400"}, "name": "Belgium", "type": "scatter", "uid": "442fc8da-75be-11ea-b90d-8c8590b56c5d", "x": ["2020-01-23", "2020-01-24", "2020-01-25", "2020-01-26", "2020-01-27", "2020-01-28", "2020-01-29", "2020-01-30", "2020-01-31", "2020-02-01", "2020-02-02", "2020-02-03", "2020-02-04", "2020-02-05", "2020-02-06", "2020-02-07", "2020-02-08", "2020-02-09", "2020-02-10", "2020-02-11", "2020-02-12", "2020-02-13", "2020-02-14", "2020-02-15", "2020-02-16", "2020-02-17", "2020-02-18", "2020-02-19", "2020-02-20", "2020-02-21", "2020-02-22", "2020-02-23", "2020-02-24", "2020-02-25", "2020-02-26", "2020-02-27", "2020-02-28", "2020-02-29", "2020-03-01", "2020-03-02", "2020-03-03", "2020-03-04", "2020-03-05", "2020-03-06", "2020-03-07", "2020-03-08", "2020-03-09", "2020-03-10", "2020-03-11", "2020-03-12", "2020-03-13", "2020-03-14", "2020-03-15", "2020-03-16", "2020-03-17", "2020-03-18", "2020-03-19", "2020-03-20", "2020-03-21", "2020-03-22", "2020-03-23", "2020-03-24", "2020-03-25", "2020-03-26", "2020-03-27", "2020-03-28", "2020-03-29", "2020-03-30", "2020-03-31", "2020-04-01", "2020-04-02"], "y": [0, 0, 0, 0, 0, 0, 0, 0, 0, 0, 0, 0, 1, 1, 1, 1, 1, 1, 1, 1, 1, 1, 1, 1, 1, 1, 1, 1, 1, 1, 1, 1, 1, 1, 1, 1, 1, 1, 2, 8, 13, 23, 50, 109, 169, 200, 239, 267, 314, 314, 559, 689, 886, 1058, 1243, 1486, 1795, 2257, 2815, 3401, 3743, 4269, 4937, 6235, 7284, 9134, 10836, 11899, 12775, 13964, 15348]}, {"hoverinfo": "text+y", "hoverlabel": {"bgcolor": "white", "bordercolor": "#F1C400", "font": {"color": "#F1C400"}}, "hovertext": "Belgium", "marker": {"color": "#F1C400"}, "name": "Belgium", "showlegend": false, "type": "scatter", "uid": "442fc9b6-75be-11ea-ae84-8c8590b56c5d", "visible": false, "x": ["2020-01-23", "2020-01-24", "2020-01-25", "2020-01-26", "2020-01-27", "2020-01-28", "2020-01-29", "2020-01-30", "2020-01-31", "2020-02-01", "2020-02-02", "2020-02-03", "2020-02-04", "2020-02-05", "2020-02-06", "2020-02-07", "2020-02-08", "2020-02-09", "2020-02-10", "2020-02-11", "2020-02-12", "2020-02-13", "2020-02-14", "2020-02-15", "2020-02-16", "2020-02-17", "2020-02-18", "2020-02-19", "2020-02-20", "2020-02-21", "2020-02-22", "2020-02-23", "2020-02-24", "2020-02-25", "2020-02-26", "2020-02-27", "2020-02-28", "2020-02-29", "2020-03-01", "2020-03-02", "2020-03-03", "2020-03-04", "2020-03-05", "2020-03-06", "2020-03-07", "2020-03-08", "2020-03-09", "2020-03-10", "2020-03-11", "2020-03-12", "2020-03-13", "2020-03-14", "2020-03-15", "2020-03-16", "2020-03-17", "2020-03-18", "2020-03-19", "2020-03-20", "2020-03-21", "2020-03-22", "2020-03-23", "2020-03-24", "2020-03-25", "2020-03-26", "2020-03-27", "2020-03-28", "2020-03-29", "2020-03-30", "2020-03-31", "2020-04-01", "2020-04-02"], "y": [0, 0, 0, 0, 0, 0, 0, 0, 0, 0, 0, 0, 0, 0, 0, 0, 0, 0, 0, 0, 0, 0, 0, 0, 0, 0, 0, 0, 0, 0, 0, 0, 0, 0, 0, 0, 0, 0, 0, 0, 0, 0, 0, 0, 0, 0, 0, 0, 3, 3, 3, 4, 4, 5, 10, 14, 21, 37, 67, 75, 88, 122, 178, 220, 289, 353, 431, 513, 705, 828, 1011]}], "layout": {"annotations": [{"font": {"color": "#002D72", "family": "Gentona, Tahoma, sans-serif", "size": 24}, "showarrow": false, "text": "Cases for the current 10 most affected countries", "x": 0.02, "xref": "paper", "y": 1.2, "yref": "paper"}, {"font": {"color": "grey", "family": "Gentona, Tahoma, sans-serif", "size": 18}, "showarrow": false, "text": "Time series by date", "x": 0.02, "xref": "paper", "y": 1.1, "yref": "paper"}], "font": {"color": "dimgray", "family": "Gentona, Tahoma, sans-serif", "size": 12}, "height": 500, "hovermode": "closest", "legend": {"x": 1.03, "y": 0.7}, "updatemenus": [{"buttons": [{"args": ["yaxis.type", "linear"], "label": "Linear", "method": "relayout"}, {"args": ["yaxis.type", "log"], "label": "Logarithmic", "method": "relayout"}], "direction": "down", "pad": {"r": 10, "t": 10}, "showactive": true, "x": 1.025, "xanchor": "left", "y": 1, "yanchor": "top"}, {"buttons": [{"args": [{"showlegend": true, "visible": [true, false, true, false, true, false, true, false, true, false, true, false, true, false, true, false, true, false, true, false]}], "label": "Confirmed   ", "method": "restyle"}, {"args": [{"showlegend": true, "visible": [false, true, false, true, false, true, false, true, false, true, false, true, false, true, false, true, false, true, false, true]}], "label": "Deaths", "method": "restyle"}], "direction": "down", "pad": {"r": 10, "t": 10}, "showactive": true, "x": 1.025, "xanchor": "left", "y": 0.88, "yanchor": "top"}], "width": 800, "xaxis": {"nticks": 10, "rangemode": "nonnegative", "showgrid": false, "title": "Date", "zeroline": false}, "yaxis": {"title": "Number of Cases", "type": "linear"}}}
